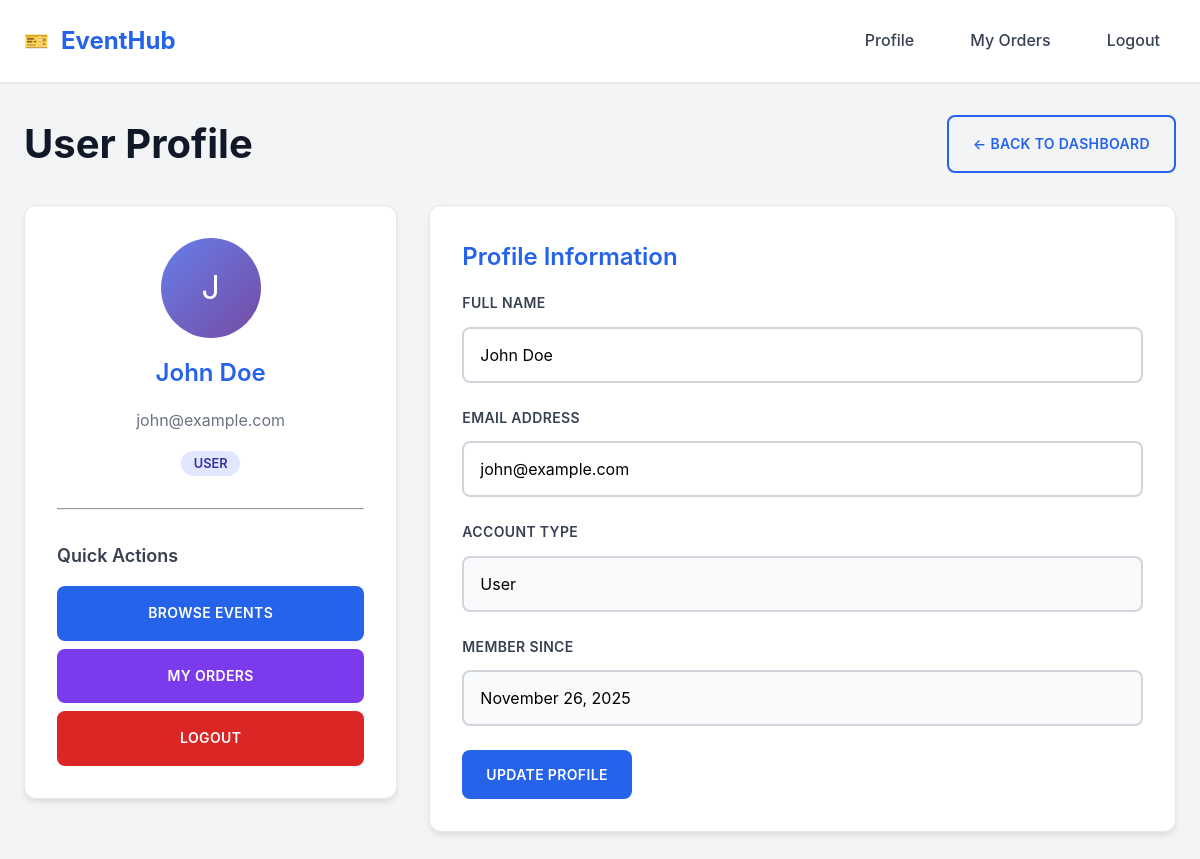
/user/profile.php (signed in), run on the app's committed database.
### tables this page shows
CREATE TABLE users (
                id INTEGER PRIMARY KEY AUTOINCREMENT,
                name TEXT NOT NULL,
                email TEXT UNIQUE NOT NULL,
                password TEXT NOT NULL,
                role TEXT NOT NULL DEFAULT 'user',
                created_at DATETIME DEFAULT CURRENT_TIMESTAMP
            );

### config/database.php (called while the page is built, shortened)
<?php
class Database {
    private $pdo;
    public function __construct() {
        try {
            $this->pdo = new PDO('sqlite:' . __DIR__ . '/../database.sqlite');
            $this->pdo->setAttribute(PDO::ATTR_ERRMODE, PDO::ERRMODE_EXCEPTION);
        } catch (PDOException $e) {
            die("Database connection failed: " . $e->getMessage());
        }
    }
    private function createTables() {
        $sql = [
            "CREATE TABLE IF NOT EXISTS users (
                id INTEGER PRIMARY KEY AUTOINCREMENT,
                name TEXT NOT NULL,
                email TEXT UNIQUE NOT NULL,
                password TEXT NOT NULL,
                role TEXT NOT NULL DEFAULT 'user',
                created_at DATETIME DEFAULT CURRENT_TIMESTAMP
            )",
            "CREATE TABLE IF NOT EXISTS organizers (
                id INTEGER PRIMARY KEY AUTOINCREMENT,
                user_id INTEGER NOT NULL,
                name TEXT NOT NULL,
                bio TEXT,
                video_url TEXT,
                created_at DATETIME DEFAULT CURRENT_TIMESTAMP,
                FOREIGN KEY (user_id) REFERENCES users (id)
            )",
            "CREATE TABLE IF NOT EXISTS events (
                id INTEGER PRIMARY KEY AUTOINCREMENT,
                organizer_id INTEGER NOT NULL,
                title TEXT NOT NULL,
                description TEXT,
                type TEXT NOT NULL,
                price REAL NOT NULL,
                location TEXT NOT NULL,
                created_at DATETIME DEFAULT CURRENT_TIMESTAMP,
                FOREIGN KEY (organizer_id) REFERENCES organizers (id)
            )",
            "CREATE TABLE IF NOT EXISTS orders (
                id INTEGER PRIMARY KEY AUTOINCREMENT,
                user_id INTEGER NOT NULL,
                event_id INTEGER NOT NULL,
                status TEXT NOT NULL DEFAULT 'pending',
                payment_status TEXT NOT NULL DEFAULT 'pending',
                organizer_confirmation TEXT NOT NULL DEFAULT 'pending',
                country TEXT,
                state TEXT,
                city TEXT,
                pin_code TEXT,
                address TEXT,
                payment_method TEXT,
                created_at DATETIME DEFAULT CURRENT_TIMESTAMP,
                FOREIGN KEY (user_id) REFERENCES users (id),
                FOREIGN KEY (event_id) REFERENCES events (id)
            )"
        ];
        foreach ($sql as $query) {
            $this->pdo->exec($query);
        }
    }
    public function query($sql, $params = []) {
        $stmt = $this->pdo->prepare($sql);
        $stmt->execute($params);
        return $stmt;
    }
    public function fetch($sql, $params = []) {
        $stmt = $this->query($sql, $params);
        return $stmt->fetch(PDO::FETCH_ASSOC);
    }
}
?>

### config/auth.php (called while the page is built, shortened)
<?php
require_once __DIR__ . '/../config/database.php';
class Auth {
    private $db;
    public function __construct() {
        $this->db = new Database();
    }
    public function isLoggedIn() {
        return isset($_SESSION['user_id']);
    }
    public function getCurrentUser() {
        $sql = "SELECT * FROM users WHERE id = ?";
        return $this->db->fetch($sql, [$_SESSION['user_id']]);
    }
}
?>

### user/profile.php (the view, shortened to what this page needs)
<?php
require_once __DIR__ . '/../config/auth.php';
require_once __DIR__ . '/../config/database.php';
$auth = new Auth();
$auth->requireLogin();
$auth->requireRole('user');
$user = $auth->getCurrentUser();
?>
<!DOCTYPE html>
<html lang="en">
<head>
    <link rel="stylesheet" href="../assets/css/style.css">
</head>
<body>
    <div class="header">
        <div class="container">
            <div class="nav">
                <a href="dashboard.php" class="logo">EventHub</a>
                <div class="nav-links">
                    <a href="profile.php">Profile</a>
                    <a href="orders.php">My Orders</a>
                    <a href="../logout.php">Logout</a>
                </div>
            </div>
        </div>
    </div>
    <div class="container">
        <div class="dashboard">
            <div class="dashboard-header">
                <h1>User Profile</h1>
                <a href="dashboard.php" class="btn btn-outline">← Back to Dashboard</a>
            </div>
            <div style="display: grid; grid-template-columns: 1fr 2fr; gap: 2rem;">
                <div>
                    <div class="card">
                        <div style="text-align: center;">
                            <div style="width: 100px; height: 100px; background: linear-gradient(135deg, #667eea 0%, #764ba2 100%); border-radius: 50%; margin: 0 auto 1rem; display: flex; align-items: center; justify-content: center; color: white; font-size: 2rem;">
                                <?php echo strtoupper(substr($user['name'], 0, 1)); ?>
                            </div>
                            <h3><?php echo htmlspecialchars($user['name']); ?></h3>
                            <p style="color: #6b7280;"><?php echo htmlspecialchars($user['email']); ?></p>
                            <span style="background: #e0e7ff; color: #3730a3; padding: 0.3rem 0.8rem; border-radius: 20px; font-size: 0.8rem; font-weight: 600; text-transform: uppercase;">
                                <?php echo htmlspecialchars($user['role']); ?>
                            </span>
                        </div>
                        <hr style="margin: 2rem 0;">
                        <h4>Quick Actions</h4>
                        <div style="display: flex; flex-direction: column; gap: 0.5rem; margin-top: 1rem;">
                            <a href="dashboard.php" class="btn btn-primary" style="text-align: center;">Browse Events</a>
                            <a href="orders.php" class="btn btn-secondary" style="text-align: center;">My Orders</a>
                            <a href="../logout.php" class="btn btn-danger" style="text-align: center;">Logout</a>
                        </div>
                    </div>
                </div>
                <div>
                    <div class="card">
                        <h3>Profile Information</h3>
                        <form method="POST" action="profile.php">
                            <div class="form-group">
                                <label for="name">Full Name</label>
                                <input type="text" id="name" name="name" value="<?php echo htmlspecialchars($user['name']); ?>" required>
                            </div>
                            <div class="form-group">
                                <label for="email">Email Address</label>
                                <input type="email" id="email" name="email" value="<?php echo htmlspecialchars($user['email']); ?>" required>
                            </div>
                            <div class="form-group">
                                <label>Account Type</label>
                                <input type="text" value="<?php echo ucfirst(htmlspecialchars($user['role'])); ?>" readonly style="background: #f9fafb;">
                            </div>
                            <div class="form-group">
                                <label>Member Since</label>
                                <input type="text" value="<?php echo date('F j, Y', strtotime($user['created_at'])); ?>" readonly style="background: #f9fafb;">
                            </div>
                            <button type="submit" class="btn btn-primary">Update Profile</button>
                        </form>
                    </div>
                </div>
            </div>
        </div>
    </div>
</body>
</html>

### data on the page
users: name "J", name "John Doe", email "john@example.com", role "USER", role "User", created_at "November 26, 2025"
